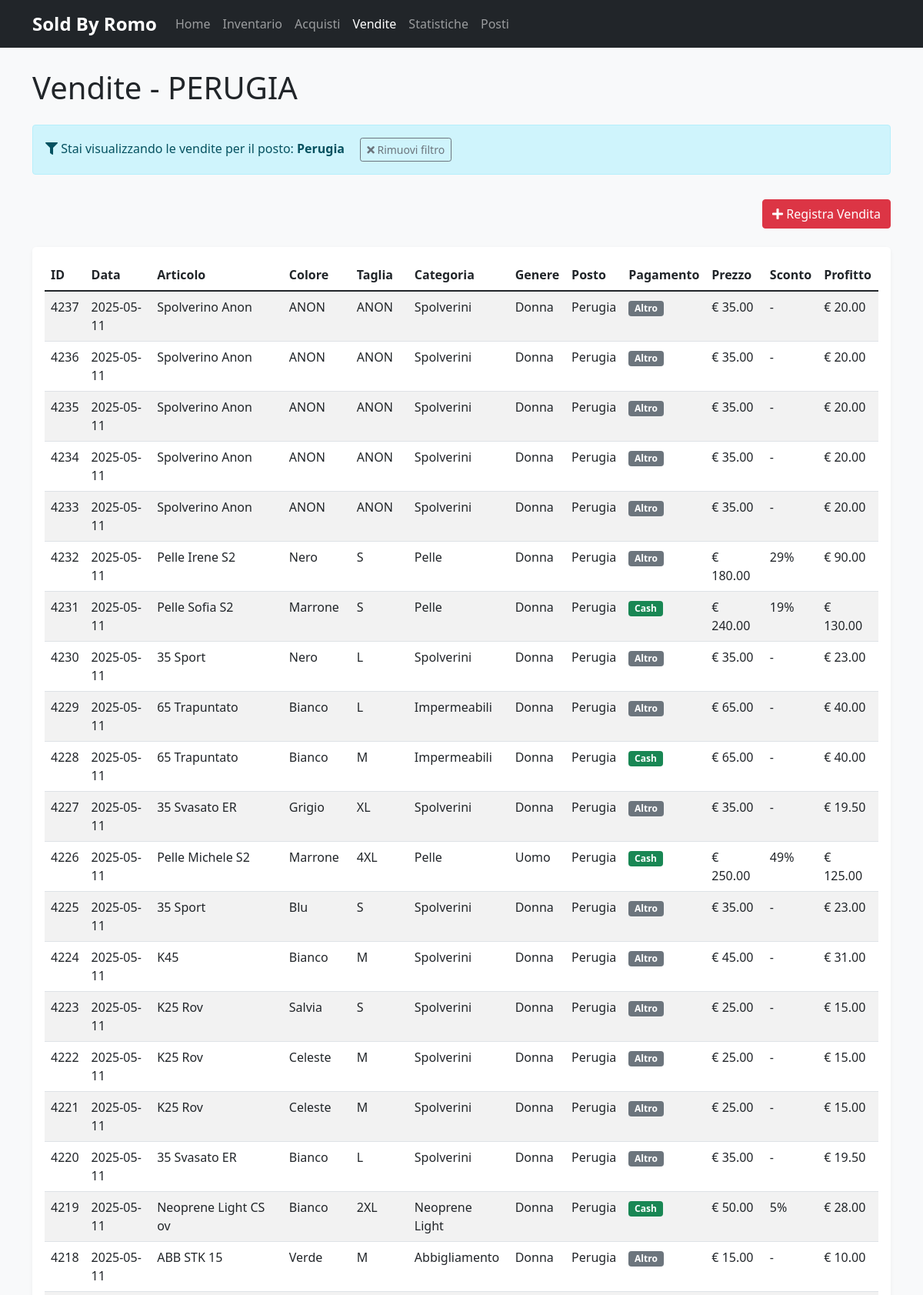
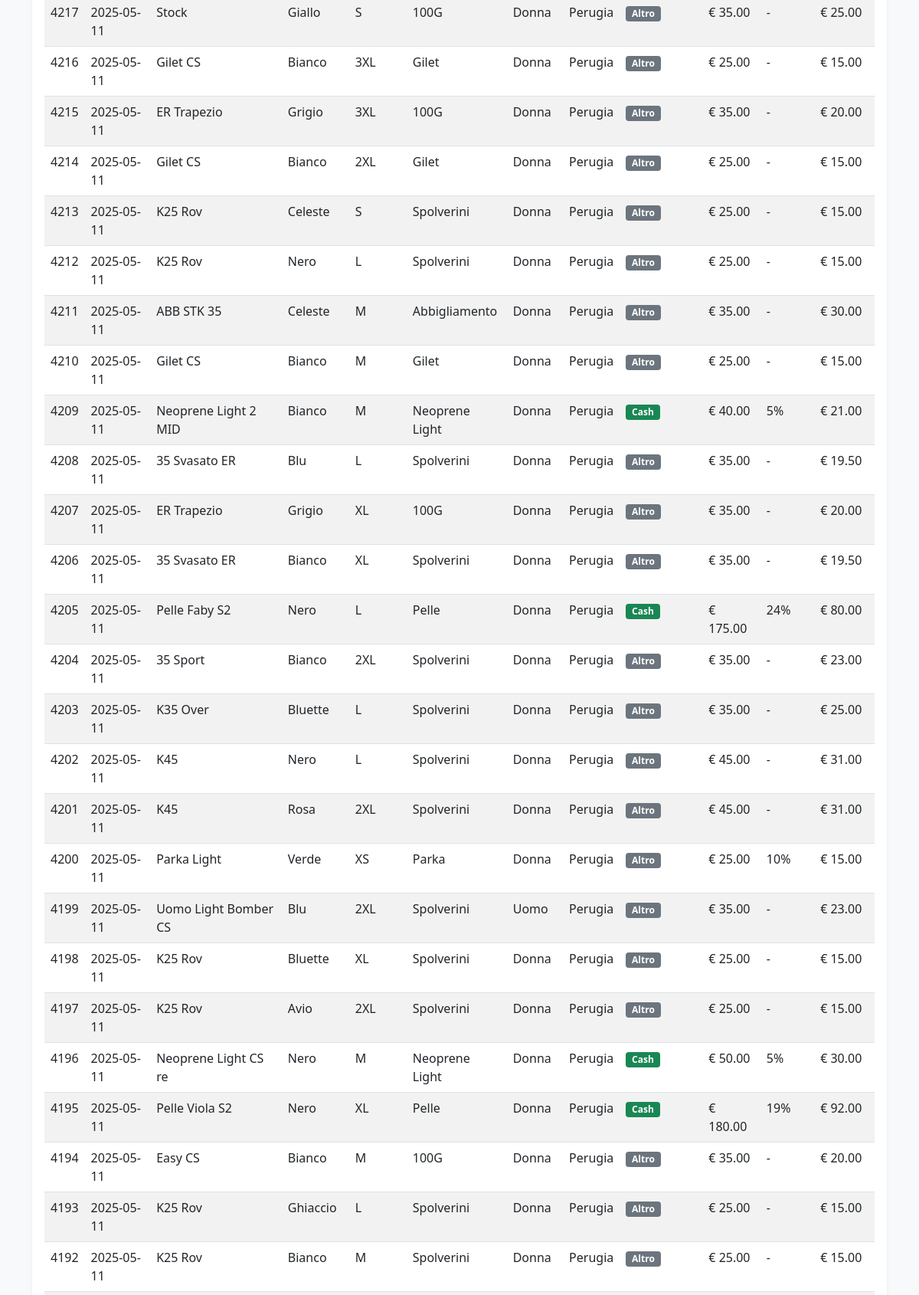
The app's page /vendite?posto=Perugia (upper part) with its own data (2 pictures, top to bottom).
### tables this page shows
CREATE TABLE Vendite (
    ID_vendita INTEGER PRIMARY KEY AUTOINCREMENT,
    data DATE NOT NULL,
    Articolo TEXT NOT NULL,
    Colore TEXT NOT NULL,
    Taglia TEXT NOT NULL,
    Categoria TEXT,
    Genere TEXT,
    Posto TEXT,
    CASH BOOLEAN DEFAULT 1,
    Sconto REAL DEFAULT 0,
    Prezzo_vendita REAL NOT NULL,
    Prezzo_acquisto REAL NOT NULL
);

### src/webapp.py (the view)
@app.route('/vendite')
def vendite():
    posto = request.args.get('posto', '')
    db.connect()
    query = "SELECT * FROM Vendite"
    params = []
    if posto:
        query += " WHERE posto = ?"
        params.append(posto)
    query += " ORDER BY data DESC"
    db.cursor.execute(query, params)
    items = db.cursor.fetchall()
    db.close()
    return render_template('vendite.html', items=items, posto_filtro=posto)

### src/database_manager.py (called while the page is built)
    def connect(self):
        try:
            self.conn = sqlite3.connect(self.db_path)
            self.conn.row_factory = sqlite3.Row
            self.cursor = self.conn.cursor()
            return True
        except sqlite3.Error as e:
            print(f"Errore nella connessione al database: {e}")
            return False

    def close(self):
        if self.conn:
            self.conn.close()

### templates/vendite.html (shortened to what this page needs)
{% extends "base.html" %}
{% block content %}
<div class="row">
    <div class="col-12">
        <h1 class="mb-4">Vendite{% if posto_filtro %} - {{ posto_filtro|upper }}{% endif %}</h1>
    </div>
</div>
{% if posto_filtro %}
<div class="row mb-3">
    <div class="col-12">
        <div class="alert alert-info">
            <i class="fas fa-filter"></i> Stai visualizzando le vendite per il posto: <strong>{{ posto_filtro }}</strong>
            <a href="{{ url_for('vendite') }}" class="btn btn-sm btn-outline-secondary ms-3">
                <i class="fas fa-times"></i> Rimuovi filtro
            </a>
        </div>
    </div>
</div>
{% endif %}
<div class="row mb-4">
    <div class="col-md-12 text-end">
        <a href="{{ url_for('aggiungi_vendita') }}" class="btn btn-danger">
            <i class="fas fa-plus"></i> Registra Vendita
        </a>
    </div>
</div>
<div class="table-container">
    <table class="table table-striped table-hover">
        <thead>
            <tr>
                <th>ID</th>
                <th>Data</th>
                <th>Articolo</th>
                <th>Colore</th>
                <th>Taglia</th>
                <th>Categoria</th>
                <th>Genere</th>
                <th>Posto</th>
                <th>Pagamento</th>
                <th>Prezzo</th>
                <th>Sconto</th>
                <th>Profitto</th>
            </tr>
        </thead>
        <tbody>
            {% for item in items %}
            <tr>
                <td>{{ item['ID_vendita'] }}</td>
                <td>{{ item['data'] }}</td>
                <td>{{ item['Articolo'] }}</td>
                <td>{{ item['Colore'] }}</td>
                <td>{{ item['Taglia'] }}</td>
                <td>{{ item['Categoria'] }}</td>
                <td>{{ item['Genere'] }}</td>
                <td>{{ item['Posto'] }}</td>
                <td>
                    {% if item['CASH'] %}
                    <span class="badge bg-success">Cash</span>
                    {% else %}
                    <span class="badge bg-secondary">Altro</span>
                    {% endif %}
                </td>
                <td>€ {{ "%.2f"|format(item['Prezzo_vendita']) }}</td>
                <td>
                    {% if item['Sconto'] > 0 %}
                    {{ "%.0f"|format(item['Sconto']) }}%
                    {% else %}
                    -
                    {% endif %}
                </td>
                <td>€ {{ "%.2f"|format(item['Prezzo_vendita'] - item['Prezzo_acquisto']) }}</td>
            </tr>
            {% else %}
            <tr>
                <td colspan="12" class="text-center">Nessuna vendita registrata</td>
            </tr>
            {% endfor %}
        </tbody>
    </table>
</div>
{% endblock %}

### static/css/styles.css (style rules this page uses)
body { background-color: #f8f9fa; }
.table-container { overflow-x: auto; margin-bottom: 1.5rem; background-color: #fff; border-radius: 5px; box-shadow: 0 2px 5px rgba(0, 0, 0, 0.05); padding: 1rem; }

### templates/base.html (style rules this page uses)
body { padding-top: 70px; padding-bottom: 30px; }

### records on screen
Vendite: ID_vendita "4237", data "2025-05-11", Articolo "Spolverino Anon", Colore "ANON", Taglia "ANON", Categoria "Spolverini", Genere "Donna", Posto "Perugia", shows "Altro", Prezzo_vendita "35.00", item "20.00", ID_vendita "4236", ID_vendita "4235", ID_vendita "4234", ID_vendita "4233", ID_vendita "4211", Articolo "ABB STK 35", Colore "Celeste", Taglia "M", Categoria "Abbigliamento", item "30.00"
Vendite: ID_vendita "4225", data "2025-05-11", Articolo "35 Sport", Colore "Blu", Taglia "S", Categoria "Spolverini", Genere "Donna", Posto "Perugia", shows "Altro", Prezzo_vendita "35.00", item "23.00"

### other values on screen
{{ posto_filtro|upper }} "PERUGIA"
{{ posto_filtro }} "Perugia"
{{ item['ID_vendita'] }} "4232" "4231" "4230" "4229" "4228" "4227" "4226" "4224" "4223" "4222" "4221" "4220" "4219" "4218" "4217" "4216" "4215" "4214" "4213" "4212" "4210" "4209" "4208" "4207" "4206" "4205" "4204" "4203" "4202" "4201" "4200" "4199" "4198" "4197" "4196" "4195" "4194" "4193" "4192"
{{ item['data'] }} "2025-05-11" "2025-05-11" "2025-05-11" "2025-05-11" "2025-05-11" "2025-05-11" "2025-05-11" "2025-05-11" "2025-05-11" "2025-05-11" "2025-05-11" "2025-05-11" "2025-05-11" "2025-05-11" "2025-05-11" "2025-05-11" "2025-05-11" "2025-05-11" "2025-05-11" "2025-05-11" "2025-05-11" "2025-05-11" "2025-05-11" "2025-05-11" "2025-05-11" "2025-05-11" "2025-05-11" "2025-05-11" "2025-05-11" "2025-05-11" "2025-05-11" "2025-05-11" "2025-05-11" "2025-05-11" "2025-05-11" "2025-05-11" "2025-05-11" "2025-05-11" "2025-05-11"
{{ item['Articolo'] }} "Pelle Irene S2" "Pelle Sofia S2" "35 Sport" "65 Trapuntato" "65 Trapuntato" "35 Svasato ER" "Pelle Michele S2" "K45" "K25 Rov" "K25 Rov" "K25 Rov" "35 Svasato ER" "Neoprene Light CS ov" "ABB STK 15" "Stock" "Gilet CS" "ER Trapezio" "Gilet CS" "K25 Rov" "K25 Rov" "Gilet CS" "Neoprene Light 2 MID" "35 Svasato ER" "ER Trapezio" "35 Svasato ER" "Pelle Faby S2" "35 Sport" "K35 Over" "K45" "K45" "Parka Light" "Uomo Light Bomber CS" "K25 Rov" "K25 Rov" "Neoprene Light CS re" "Pelle Viola S2" "Easy CS" "K25 Rov" "K25 Rov"
{{ item['Colore'] }} "Nero" "Marrone" "Nero" "Bianco" "Bianco" "Grigio" "Marrone" "Bianco" "Salvia" "Celeste" "Celeste" "Bianco" "Bianco" "Verde" "Giallo" "Bianco" "Grigio" "Bianco" "Celeste" "Nero" "Bianco" "Bianco" "Blu" "Grigio" "Bianco" "Nero" "Bianco" "Bluette" "Nero" "Rosa" "Verde" "Blu" "Bluette" "Avio" "Nero" "Nero" "Bianco" "Ghiaccio" "Bianco"
{{ item['Taglia'] }} "S" "S" "L" "L" "M" "XL" "4XL" "M" "S" "M" "M" "L" "2XL" "M" "S" "3XL" "3XL" "2XL" "S" "L" "M" "M" "L" "XL" "XL" "L" "2XL" "L" "L" "2XL" "XS" "2XL" "XL" "2XL" "M" "XL" "M" "L" "M"
{{ item['Categoria'] }} "Pelle" "Pelle" "Spolverini" "Impermeabili" "Impermeabili" "Spolverini" "Pelle" "Spolverini" "Spolverini" "Spolverini" "Spolverini" "Spolverini" "Neoprene Light" "Abbigliamento" "100G" "Gilet" "100G" "Gilet" "Spolverini" "Spolverini" "Gilet" "Neoprene Light" "Spolverini" "100G" "Spolverini" "Pelle" "Spolverini" "Spolverini" "Spolverini" "Spolverini" "Parka" "Spolverini" "Spolverini" "Spolverini" "Neoprene Light" "Pelle" "100G" "Spolverini" "Spolverini"
{{ item['Genere'] }} "Donna" "Donna" "Donna" "Donna" "Donna" "Donna" "Uomo" "Donna" "Donna" "Donna" "Donna" "Donna" "Donna" "Donna" "Donna" "Donna" "Donna" "Donna" "Donna" "Donna" "Donna" "Donna" "Donna" "Donna" "Donna" "Donna" "Donna" "Donna" "Donna" "Donna" "Donna" "Uomo" "Donna" "Donna" "Donna" "Donna" "Donna" "Donna" "Donna"
{{ item['Posto'] }} "Perugia" "Perugia" "Perugia" "Perugia" "Perugia" "Perugia" "Perugia" "Perugia" "Perugia" "Perugia" "Perugia" "Perugia" "Perugia" "Perugia" "Perugia" "Perugia" "Perugia" "Perugia" "Perugia" "Perugia" "Perugia" "Perugia" "Perugia" "Perugia" "Perugia" "Perugia" "Perugia" "Perugia" "Perugia" "Perugia" "Perugia" "Perugia" "Perugia" "Perugia" "Perugia" "Perugia" "Perugia" "Perugia" "Perugia"
{{ "%.2f"|format(item['Prezzo_vendita']) }} "180.00" "240.00" "35.00" "65.00" "65.00" "35.00" "250.00" "45.00" "25.00" "25.00" "25.00" "35.00" "50.00" "15.00" "35.00" "25.00" "35.00" "25.00" "25.00" "25.00" "25.00" "40.00" "35.00" "35.00" "35.00" "175.00" "35.00" "35.00" "45.00" "45.00" "25.00" "35.00" "25.00" "25.00" "50.00" "180.00" "35.00" "25.00" "25.00"
{{ "%.0f"|format(item['Sconto']) }} "29" "19" "49" "5" "5" "24" "10" "5" "19"
{{ "%.2f"|format(item['Prezzo_vendita'] - item['Prezzo_acquisto']) }} "90.00" "130.00" "23.00" "40.00" "40.00" "19.50" "125.00" "31.00" "15.00" "15.00" "15.00" "19.50" "28.00" "10.00" "25.00" "15.00" "20.00" "15.00" "15.00" "15.00" "15.00" "21.00" "19.50" "20.00" "19.50" "80.00" "23.00" "25.00" "31.00" "31.00" "15.00" "23.00" "15.00" "15.00" "30.00" "92.00" "20.00" "15.00" "15.00"
